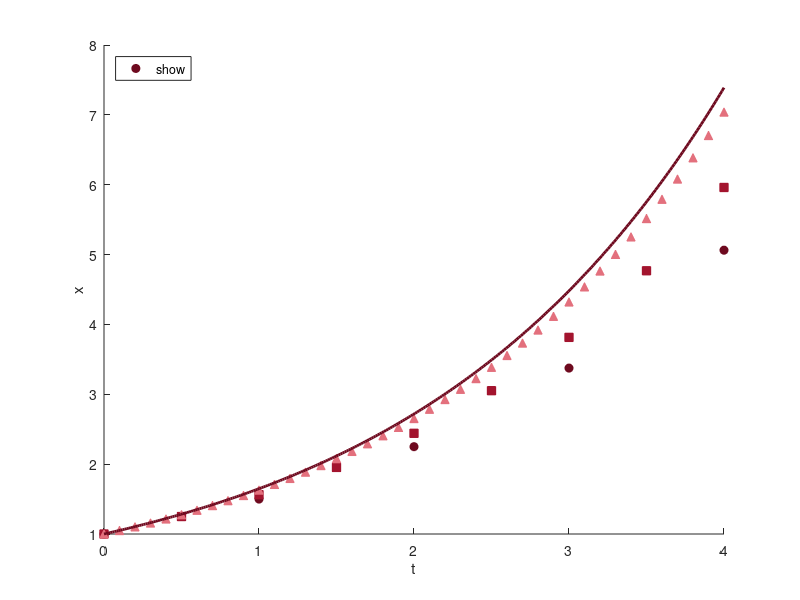

The MATLAB script that drew this image:
% Abb. 3.1: vom zeitdiskreten zum kontinuierlichen Wachstum (Buch, Abschnitt 3.1, Gl. 3.1 und 3.2)
% x(t + dt) = (1 + r dt) x(t) mit r = 0.5, x(0) = 1 für dt = 1, 0.5, 0.1; für dt -> 0 entsteht x(t) = e^(r t)
% (c) 2026 Philipp Kügler · Programm zum Buch „Dynamische Systeme in den Lebenswissenschaften“ · MIT-Lizenz (siehe LICENSE)
r = 0.5;
rot = [0.43 0.04 0.12; 0.64 0.08 0.18; 0.89 0.44 0.49]; marker = 'os^'; dts = [1 0.5 0.1];
hold on
for i = 1:3
    dt = dts(i);
    n = 0:round(4 / dt);
    x = (1 + r * dt).^n;                                 % Lösung der Differenzengleichung
    plot(n * dt, x, marker(i), 'Color', rot(i, :), 'MarkerFaceColor', rot(i, :), 'DisplayName', sprintf('\\Delta t = %g', dt));
    fprintf('dt = %g: x(4) = %.4f\n', dt, x(end));
end
t = linspace(0, 4, 300);
plot(t, exp(r * t), 'Color', rot(1, :), 'LineWidth', 2, 'DisplayName', 'x(t) = e^{rt}'); hold off
fprintf('e^(0.5*4) = %.4f\n', exp(2));
xlabel('t'); ylabel('x'); legend('show', 'Location', 'northwest');
